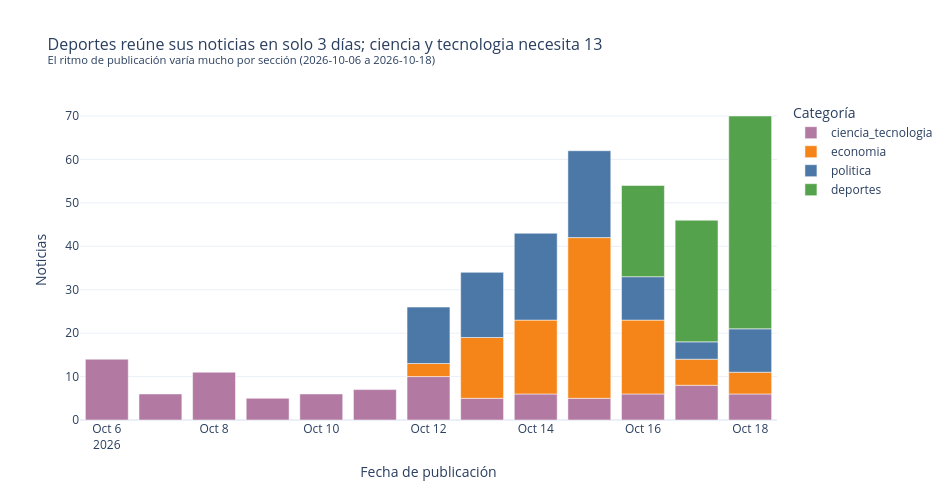

The notebook cell saved with this chart:
### Code cell
por_fecha = df.groupby(["fecha", "etiqueta"]).size().reset_index(name="noticias")
dias = df.groupby("etiqueta")["fecha"].agg(lambda s: (pd.to_datetime(s.max()) - pd.to_datetime(s.min())).days + 1)
rapida, lenta = dias.idxmin(), dias.idxmax()

fig = px.bar(por_fecha, x="fecha", y="noticias", color="etiqueta", color_discrete_map=COLORES,
             title=(f"{rapida.replace('_', ' ').capitalize()} reúne sus noticias en solo {dias.min()} días; "
                    f"{lenta.replace('_', ' y ')} necesita {dias.max()}<br><sup>El ritmo de publicación varía mucho por sección "
                    f"({df['fecha'].min()} a {df['fecha'].max()})</sup>"))
fig.update_layout(xaxis_title="Fecha de publicación", yaxis_title="Noticias", legend_title="Categoría", **LAYOUT)
fig.show()
print("Rango de fechas:", df["fecha"].min(), "a", df["fecha"].max())
print("Días cubiertos por categoría:", dias.to_dict())

### Figure 1 — Plotly figure (JSON) as saved in the notebook; plotly's stock layout.template omitted (floating-point values rounded to 4 significant figures)
{"data": [{"hovertemplate": "etiqueta=ciencia_tecnologia<br>fecha=%{x}<br>noticias=%{y}<extra></extra>", "legendgroup": "ciencia_tecnologia", "marker": {"color": "#B279A2", "pattern": {"shape": ""}}, "name": "ciencia_tecnologia", "orientation": "v", "showlegend": true, "textposition": "auto", "type": "bar", "x": ["2026-10-06", "2026-10-07", "2026-10-08", "2026-10-09", "2026-10-10", "2026-10-11", "2026-10-12", "2026-10-13", "2026-10-14", "2026-10-15", "2026-10-16", "2026-10-17", "2026-10-18"], "xaxis": "x", "y": [14, 6, 11, 5, 6, 7, 10, 5, 6, 5, 6, 8, 6], "yaxis": "y"}, {"hovertemplate": "etiqueta=economia<br>fecha=%{x}<br>noticias=%{y}<extra></extra>", "legendgroup": "economia", "marker": {"color": "#F58518", "pattern": {"shape": ""}}, "name": "economia", "orientation": "v", "showlegend": true, "textposition": "auto", "type": "bar", "x": ["2026-10-12", "2026-10-13", "2026-10-14", "2026-10-15", "2026-10-16", "2026-10-17", "2026-10-18"], "xaxis": "x", "y": [3, 14, 17, 37, 17, 6, 5], "yaxis": "y"}, {"hovertemplate": "etiqueta=politica<br>fecha=%{x}<br>noticias=%{y}<extra></extra>", "legendgroup": "politica", "marker": {"color": "#4C78A8", "pattern": {"shape": ""}}, "name": "politica", "orientation": "v", "showlegend": true, "textposition": "auto", "type": "bar", "x": ["2026-10-12", "2026-10-13", "2026-10-14", "2026-10-15", "2026-10-16", "2026-10-17", "2026-10-18"], "xaxis": "x", "y": [13, 15, 20, 20, 10, 4, 10], "yaxis": "y"}, {"hovertemplate": "etiqueta=deportes<br>fecha=%{x}<br>noticias=%{y}<extra></extra>", "legendgroup": "deportes", "marker": {"color": "#54A24B", "pattern": {"shape": ""}}, "name": "deportes", "orientation": "v", "showlegend": true, "textposition": "auto", "type": "bar", "x": ["2026-10-16", "2026-10-17", "2026-10-18"], "xaxis": "x", "y": [21, 28, 49], "yaxis": "y"}], "layout": {"barmode": "relative", "height": 500, "legend": {"title": {"text": "Categoría"}, "tracegroupgap": 0}, "title": {"font": {"size": 16}, "text": "Deportes reúne sus noticias en solo 3 días; ciencia y tecnologia necesita 13<br><sup>El ritmo de publicación varía mucho por sección (2026-10-06 a 2026-10-18)</sup>"}, "width": 950, "xaxis": {"anchor": "y", "domain": [0.0, 1.0], "title": {"text": "Fecha de publicación"}}, "yaxis": {"anchor": "x", "domain": [0.0, 1.0], "title": {"text": "Noticias"}}}}
